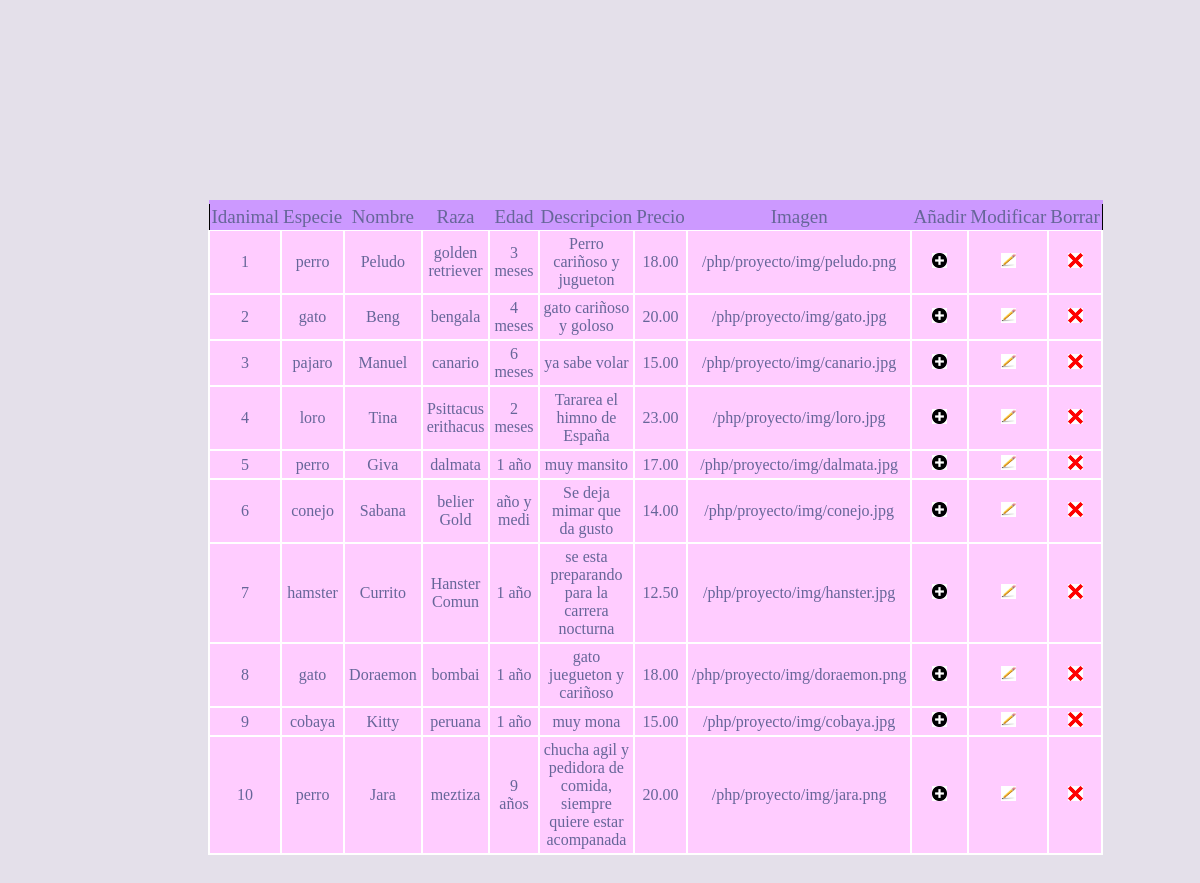
/PHP/adanimal.php, run on the app's committed database.
### tables this page shows
create table animal
(
    idanimal        int auto_increment not null,
    especie      	varchar(20),
    nombre	      	varchar(25),
    raza  			varchar(50),
    edad			varchar(10),
    descripcion		varchar(500),
    precio      	decimal(5,2),
    imagen			varchar(500),
    primary key(idanimal)
 );

### PHP/adanimal.php (the view, shortened to what this page needs)
<!DOCTYPE html>
<html lang="en">
  <head>
    <link rel="stylesheet" href="css/tablas.css">
  </head>
  <body>
    <?php
       include_once "conec.php";
      if ($result = $connection->query("SELECT * FROM animal;")) {
            if ($result){
            echo "<table style='border:1px solid black;'>";
            echo "<thead>";
            echo "<tr>";
            echo "<th>Idanimal</th>";
            echo "<th>Especie</th>";
            echo "<th>Nombre</th>";
            echo "<th>Raza</th>";
            echo "<th>Edad</th>";
            echo "<th>Descripcion</th>";
            echo "<th>Precio</th>";
            echo "<th>Imagen</th>";
            echo "<th>Añadir</th>";
            echo "<th>Modificar</th>";
            echo "<th>Borrar</th>";
            echo "</thead>";
          }
      ?>
      <?php
          while($obj = $result->fetch_object()) {
              echo "<tr>";
              echo "<td>".$obj->idanimal."</td>";
              echo "<td>".$obj->especie."</td>";
              echo "<td>".$obj->nombre."</td>";
              echo "<td>".$obj->raza."</td>";
              echo "<td>".$obj->edad."</td>";
              echo "<td>".$obj->descripcion."</td>";
              echo "<td>".$obj->precio."</td>";
              echo "<td>".$obj->imagen."</td>";
              echo "<td><a href='añadir.php?id=".$obj->idanimal."'><img src='img/añadir.png' width='15px' height='15px'/></a></td>";
              echo "<td><a href='modificar.php?id=".$obj->idanimal."'><img src='img/modificar.jpg' width='15px'height='15px'/></a></td>";
              echo "<td><a href='borrar.php?id=".$obj->idanimal."'><img src='img/borrar.png' width='15px' height='15px'/></a></td>";
              echo "</tr>";
          }
      }
    ?>
  </body>
</html>

### PHP/css/tablas.css (style rules this page uses)
table { text-align: center; border-collapse: collapse; font-size: 16px; margin: 200px; }
th { font-size: 19px; font-weight: normal; padding: 2px; background: #c9f; border-top: 4px solid #c9f; border-bottom: 1px solid #fff; color: #669; }
td { padding: 4px; background: #fcf; border: 2px solid #fff; color: #669; border-top: 1px }
body { background: #e4e0ea; }

### data on the page
animal: idanimal "1", especie "perro", nombre "Peludo", raza "golden retriever", edad "3 meses", descripcion "Perro cariñoso y jugueton", precio "18.00", imagen "/php/proyecto/img/peludo.png"
animal: idanimal "2", especie "gato", nombre "Beng", raza "bengala", edad "4 meses", descripcion "gato cariñoso y goloso", precio "20.00", imagen "/php/proyecto/img/gato.jpg"
animal: idanimal "3", especie "pajaro", nombre "Manuel", raza "canario", edad "6 meses", descripcion "ya sabe volar", precio "15.00", imagen "/php/proyecto/img/canario.jpg"
animal: idanimal "4", especie "loro", nombre "Tina", raza "Psittacus erithacus", edad "2 meses", descripcion "Tararea el himno de España", precio "23.00", imagen "/php/proyecto/img/loro.jpg"
animal: idanimal "5", especie "perro", nombre "Giva", raza "dalmata", edad "1 año", descripcion "muy mansito", precio "17.00", imagen "/php/proyecto/img/dalmata.jpg"
animal: idanimal "6", especie "conejo", nombre "Sabana", raza "belier Gold", edad "año y medi", descripcion "Se deja mimar que da gusto", precio "14.00", imagen "/php/proyecto/img/conejo.jpg"
animal: idanimal "7", especie "hamster", nombre "Currito", raza "Hanster Comun", edad "1 año", descripcion "se esta preparando para la carrera nocturna", precio "12.50", imagen "/php/proyecto/img/hanster.jpg"
animal: idanimal "8", especie "gato", nombre "Doraemon", raza "bombai", edad "1 año", descripcion "gato juegueton y cariñoso", precio "18.00", imagen "/php/proyecto/img/doraemon.png"
animal: idanimal "9", especie "cobaya", nombre "Kitty", raza "peruana", edad "1 año", descripcion "muy mona", precio "15.00", imagen "/php/proyecto/img/cobaya.jpg"
animal: idanimal "10", especie "perro", nombre "Jara", raza "meztiza", edad "9 años", descripcion "chucha agil y pedidora de comida, siempre quiere estar acompanada", precio "20.00", imagen "/php/proyecto/img/jara.png"
